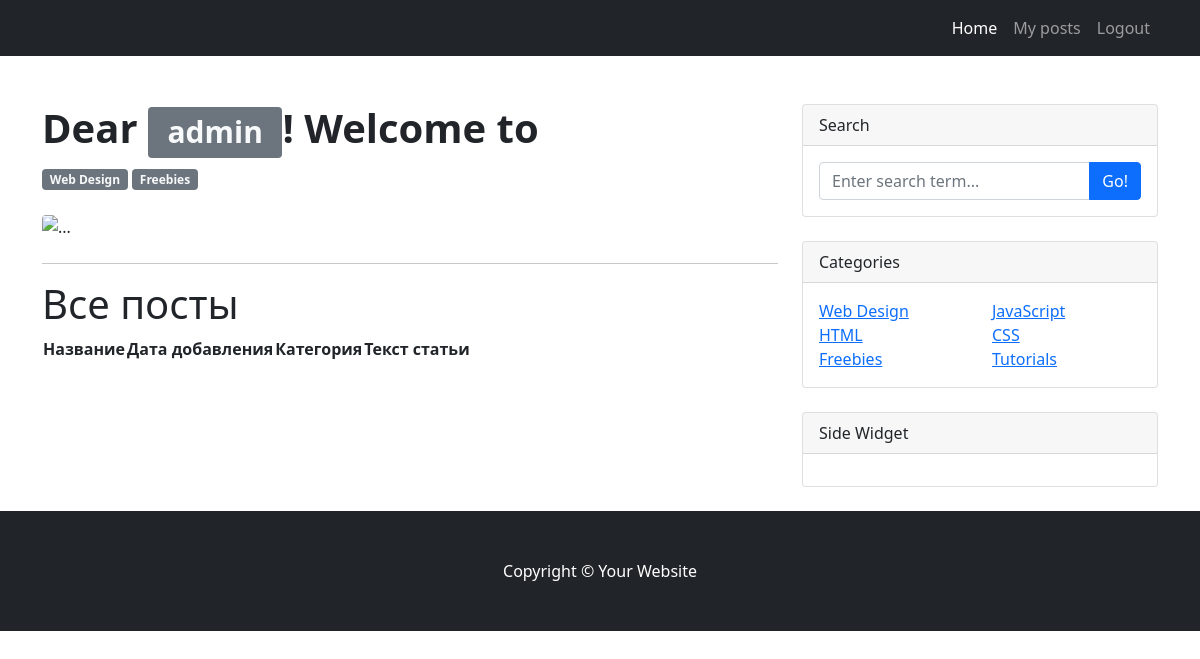
The page /auth_page (signed in) on the database as committed earlier.
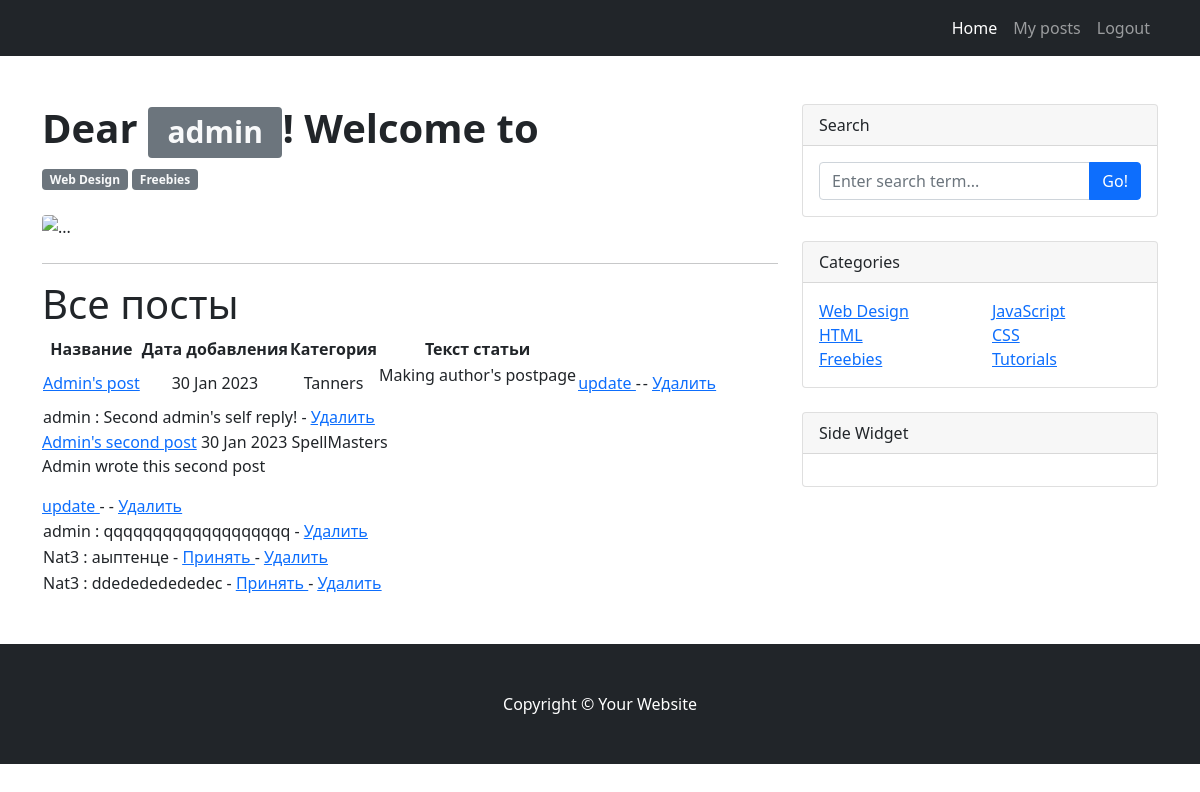
The same page on the database as committed later.
### board_app/models.py (models this page shows, shortened)
class Post(models.Model):
    title = models.CharField(max_length=255)
    post_auth = models.ForeignKey(User, on_delete=models.CASCADE)
    add_time = models.DateTimeField(auto_now_add=True)
    category = models.CharField(max_length=30, choices=PostTypes)
    post_text = RichTextField(blank=True, null=True)

class Reply(LifecycleModel, models.Model):
    reply_text = models.TextField()
    reply_auth = models.ForeignKey(User, on_delete=models.CASCADE)
    reply_post = models.ForeignKey(Post, related_name='replies', on_delete=models.CASCADE)
    add_time = models.DateTimeField(auto_now_add=True)
    confirmation = models.BooleanField(default=False)

### board_app/views.py (the view)
# urls.py: path('auth_page', AuthPostListView.as_view(), name='auth_posts'),
class AuthPostListView(LoginRequiredMixin, ListView):
    model = Post
    template_name = 'auth_page.html'
    context_object_name = 'auth_posts'
    def get_context_data(self, **kwargs):
        context = super().get_context_data(**kwargs)
        context['post_list'] = Post.objects.filter(post_auth=self.request.user)
        return context

### templates/auth_page.html (shortened to what this page needs)
{% extends 'flatpages/default.html' %}
{% block content %}
<hr>
<h1> Все посты </h1>
<table style="width: auto; height: auto; text-align: center;" >
           <tr>
               <td> <strong> Название </strong></td>
               <td> <strong> Дата добавления </strong></td>
               <td> <strong> Категория </strong></td>
               <td style="width: auto; height: auto; text-align: center;" > <strong> Текст статьи </strong> </td>
           </tr>
           {% for p in post_list %}
           <tr>
               <td> <a href="{% url 'post' p.id %}">{{ p.title }}</a> </td>
               <td>{{ p.add_time|date:'d M Y' }}</td>
               <td>{{ p.category }}</td>
               <td>{{ p.post_text|truncatewords:20|safe }}</td>
               <td> <a href="{% url 'update_posts' p.id %}"><u> update </u></a> - </td>
               <td> - <a href="{% url 'delete_post' p.id %}"><u> Удалить </u></a> </td>
           </tr>
               <tr>
               {% if p.replies.all %}
               {% for r in p.replies.all %}
                    <table> <td> {{ r.reply_auth }} : {{ r.reply_text }}
                        {% if not r.confirmation %}
                    - <a href="{% url 'confirm_reply' r.id %}"> <u> Принять </u> </a>
                        {% endif %}
                    - <a href="{% url 'delete_reply' r.id %}"> <u> Удалить </u> </a> </td>
                    </table>
               {% endfor %}
               {% endif %}
                </tr>
           {% endfor %}
</table>
{% endblock content %}

Rows that differ between the two databases and show on the page:
added Post: title "Admin's post", add_time "30 Jan 2023", category "Tanners", post_text "Making author's postpage"
added Reply: reply_auth "admin", reply_text "Second admin's self reply!", shown under "Admin's post"
added Post: title "Admin's second post", add_time "30 Jan 2023", category "SpellMasters", post_text "Admin wrote this second post"
added Reply: reply_auth "admin", reply_text "qqqqqqqqqqqqqqqqqqq", shown under "Admin's second post"
added Reply: reply_auth "Nat3", reply_text "аыптенце", confirmation "Принять", shown under "Admin's second post"
added Reply: reply_auth "Nat3", reply_text "ddedededededec", confirmation "Принять", shown under "Admin's second post"
